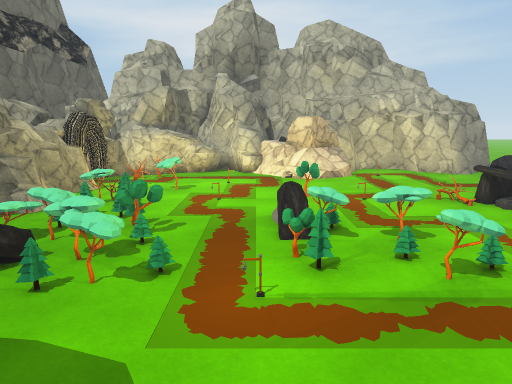
view 1 (above)

22 first-person views from a walk through a 3-D level made in the Unity game engine. The camera is 1.4 m above the floor, tilts 10° down and sees 70° across. The floor is counted in squares, 1 m on a side. Each view is taken from the middle of a square. On the plan, view 1 faces up. The plan holds only what a view shows up to about 16 squares ahead; the rest is blank. The place goes on beyond the plan. Some surface patterns are stand-ins.

view 2
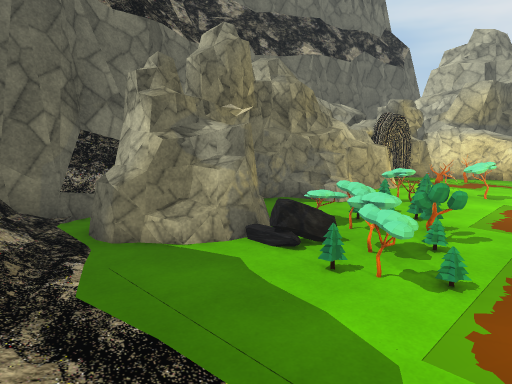

view 3
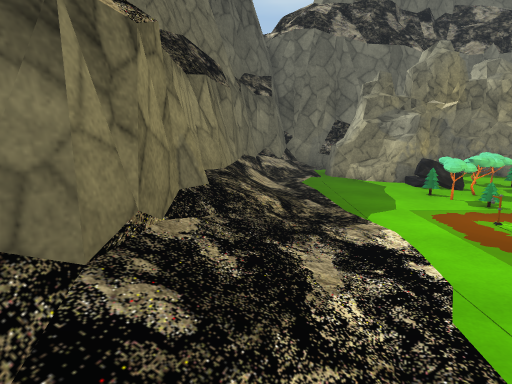

view 4
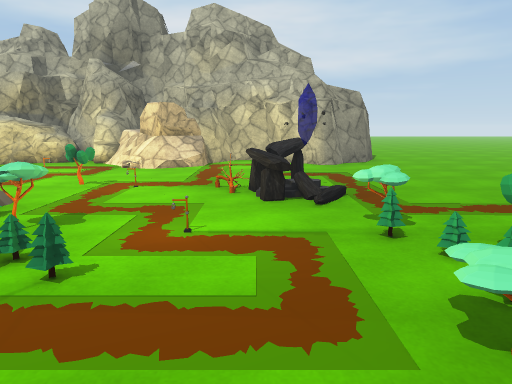

view 5
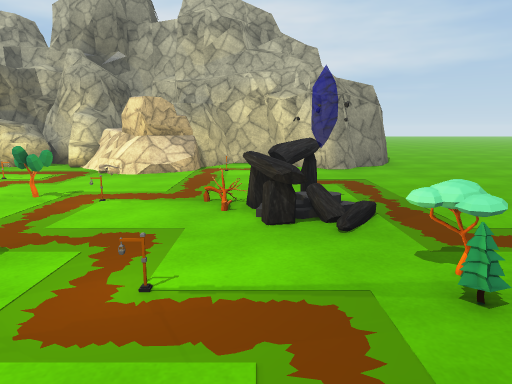

view 6
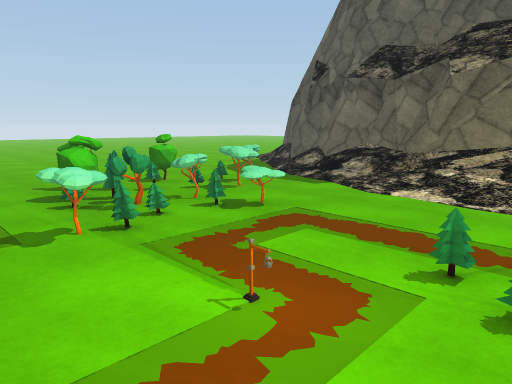

view 7
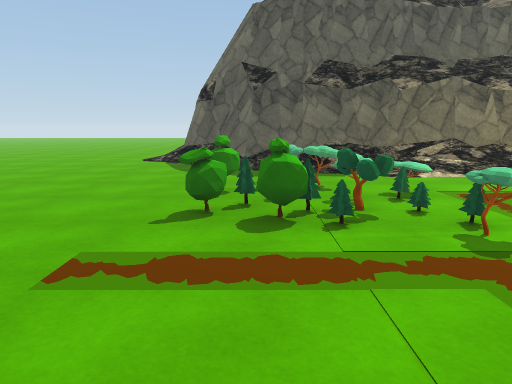

view 8
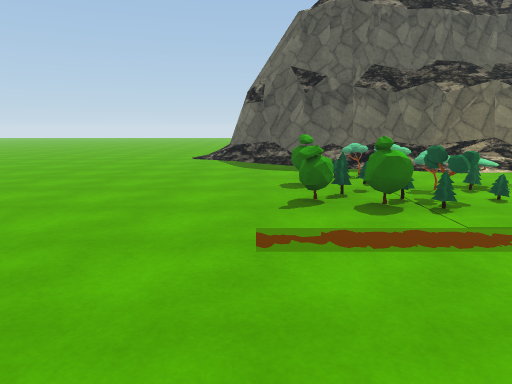

view 9
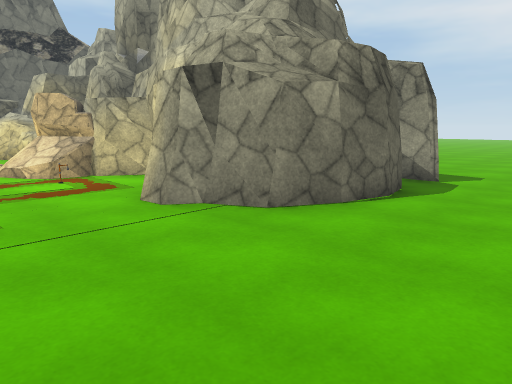

view 10
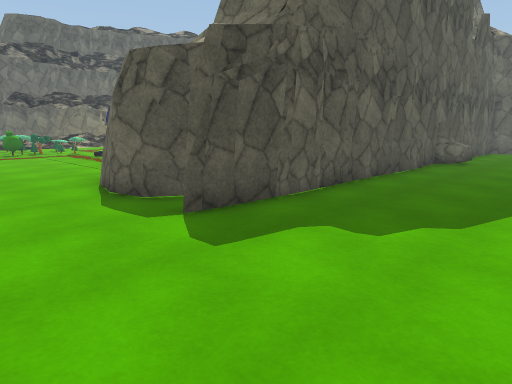

view 11
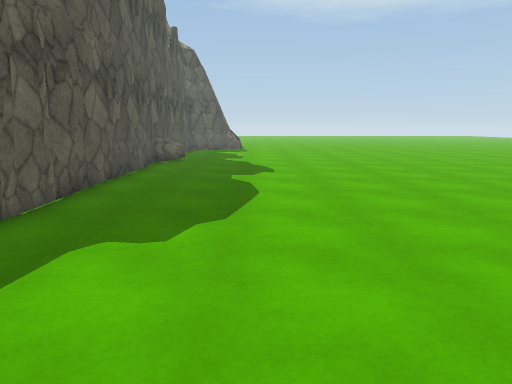

view 12
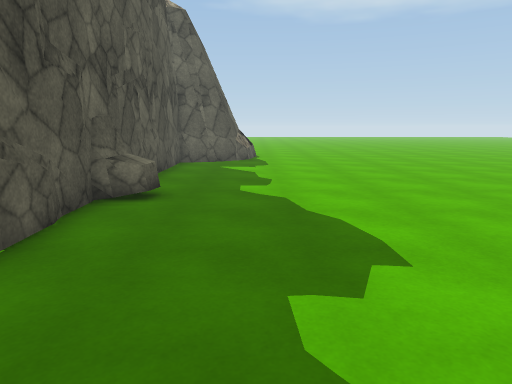

view 13
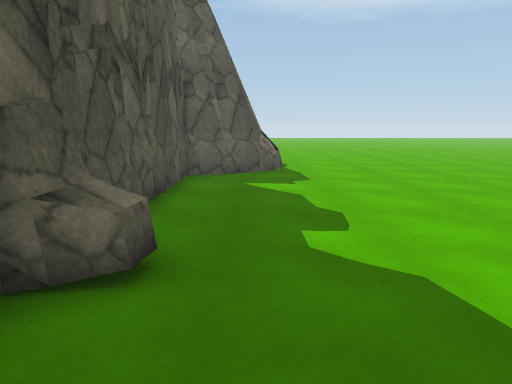

view 14
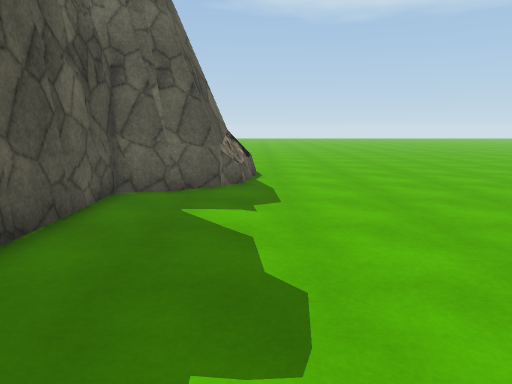

view 15
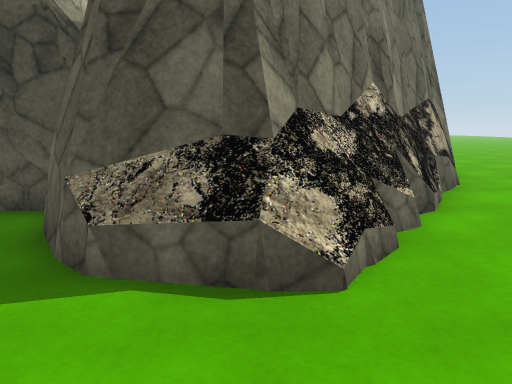

view 16
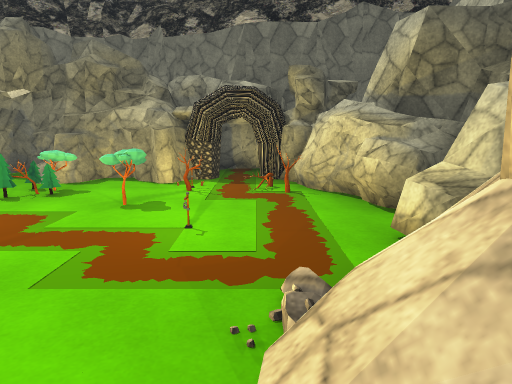

view 17
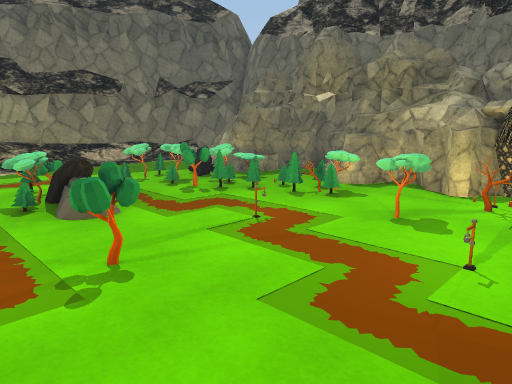

view 18
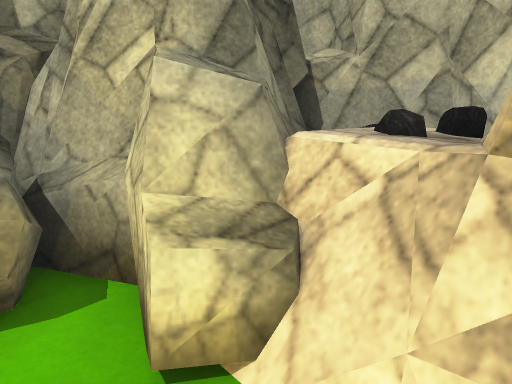

view 19
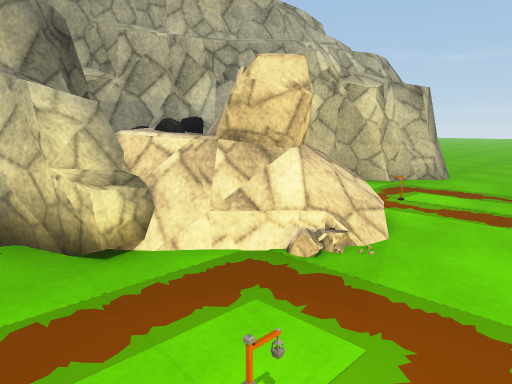

view 20
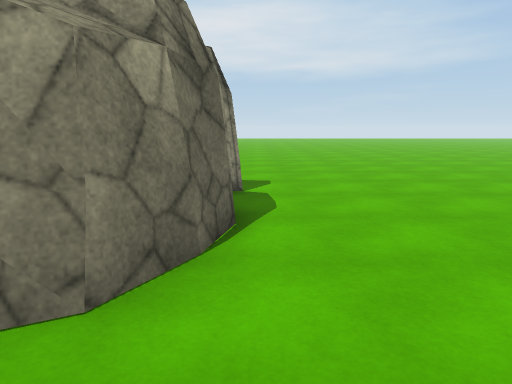

view 21
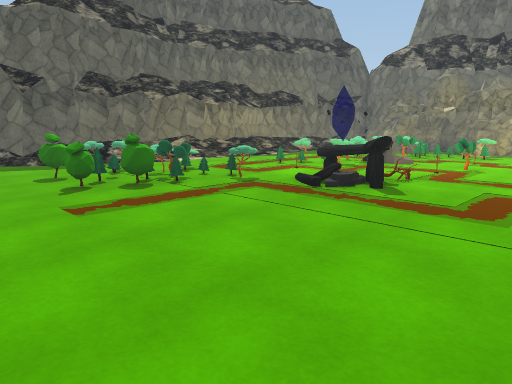

view 22
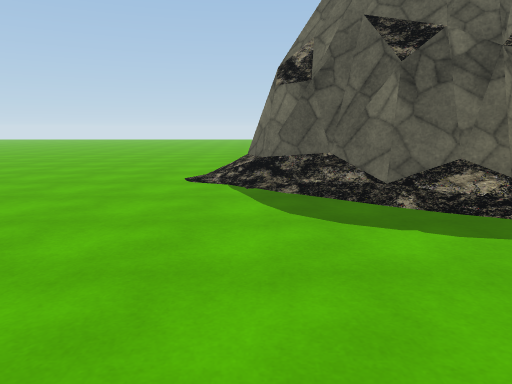

### Floor plan
Key: @ floor where view 1 was taken; # wall or solid block; . floor; / step, stairs or slope; = window, fence, low wall or low ledge; R rock; F flashlight; T tree; B bush; O other object.
Columns run from 15 left of view 1 to 15 right of it. Each row starts with its distance up from view 1.
 28 ...............................
 27 ...............................
 26 ...............................
 25 ...#==.........................
 24  ..####........................
 23 ..=#####......RR...............
 22 .###   #######RR###########....
 21 .##                       .....
 20 ##            RR          #....
 19            #RRRR###       #....
 18            #RRR#O######   #....
 17           RRRRRRR####.#####....
 16        RRRRRRRRR###=...##=.....
 15        RRRR#....=#O.O..........
 14        RRR.....................
 13        R#R O..F...............
 12         ###=T..................
 11          ##.T....=.............
 10          ##=..O.==O.=OO........
  9         ###==........OO........
  8         #...O.../....OO........
  7         #.====..R.=....=.......
  6         ##====..#==.F..=.BB....
  5         ###R==..===#...#=#BB...
  4         ##=..=.F..=....====....
  3        ###............====BB...
  2        #///.............==#....
  1        ##///////./.......=.....
  0         ###////@////////.......
 -1           ##########///////....
 -2                   #########/...
 -3                          ###=..
 -4                            ##/.
 -5                             ##/
 -6                              #/
 -7                               .
 -8                               .

Positions as (right, up) in squares from view 1, and headings:
1: (0, 0), facing up
2: (0, 0), facing up-left
3: (6, 0), facing left
4: (6, 1), facing up
5: (6, 3), facing up
6: (3, 8), facing down-right
7: (11, 11), facing down
8: (13, 12), facing down
9: (15, 12), facing up-left
10: (15, 27), facing down-left
11: (15, 26), facing left
12: (7, 25), facing left
13: (3, 24), facing left
14: (0, 25), facing left
15: (-11, 28), facing down
16: (4, 14), facing left
17: (3, 14), facing down-left
18: (0, 14), facing up
19: (-2, 12), facing up-right
20: (12, 14), facing up
21: (15, 14), facing down-left
22: (14, 5), facing down
